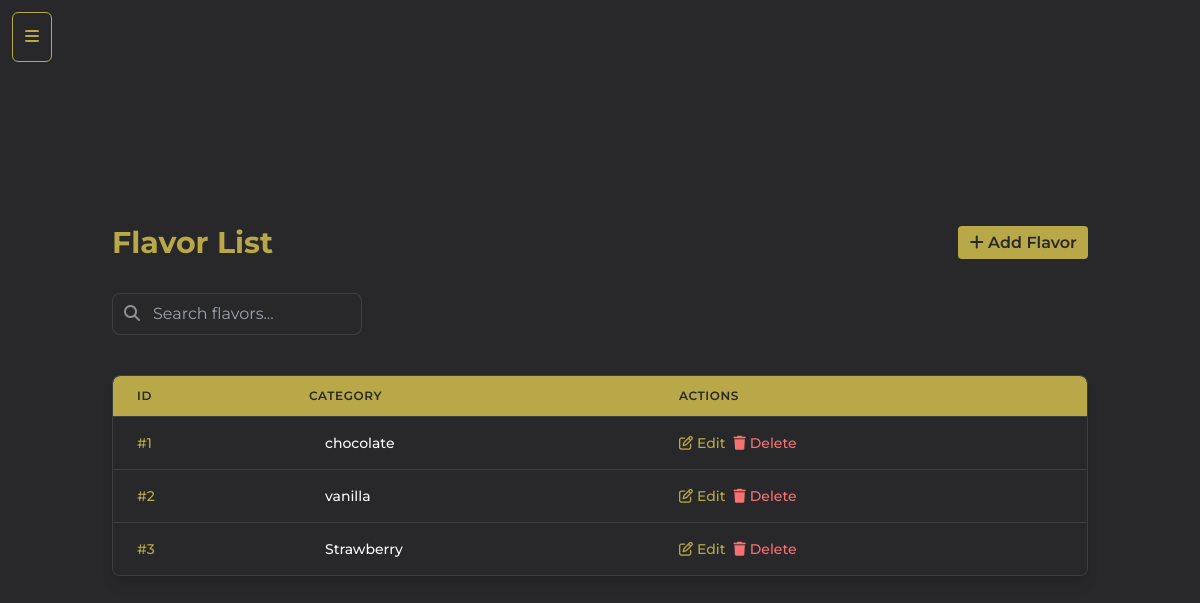
/useradmin/flavor/, run on the app's committed database.
### core/models.py (models this page shows, shortened)
class Flavor(models.Model):
    name = models.CharField(max_length=50)

### useradmin/views.py (the view)
# urls.py: path('flavor/', views.admin_flavors_view, name='flavor'),
def admin_flavors_view(request):
    all_flavors = Flavor.objects.all()
    if 'q' in request.GET:
        query = request.GET.get('q')
        search_mode = bool(query)
        flavors = Flavor.objects.filter(name__icontains=query)
    else:
        search_mode = False
        flavors = Flavor.objects.all()
    context = {
        'flavors': flavors,
        'search_mode': search_mode,
        'all_flavors': all_flavors,
    }
    return render(request, 'useradmin/flavors.html', context)

### core/context_processors.py (called while the page is built)
def price_range_context(request):
    min_max_price = Product.objects.aggregate(Min('price'), Max('price'))
    return {
        'min_max_price': min_max_price,
      }

def cart_data(request):
    cart_data = request.session.get('cart_data_obj', {})
    return {'cart_data': cart_data}

### templates/useradmin/flavors.html (shortened to what this page needs)
{% extends "useradmin/base-sidebar.html" %}
{% load static %}
{% block content %}
<body class="bg-dark">
    <div class="container mx-auto p-4 md:p-6">
        <div class="flex flex-col md:flex-row justify-between items-start md:items-center gap-4 mb-6 md:mb-8">
            <div class="w-full md:w-auto">
                <h1 class="text-2xl md:text-3xl font-bold text-gold">Flavor List</h1>
            </div>
            <a href="{% url 'useradmin:add-flavor' %}" class="btn">
                  <i class="fa-solid fa-plus"></i> Add Flavor
            </a>
        </div>
        <div class="w-full flex mb-4 ">
            <div class="flex justify-between relative flex-grow">
                <div class="mb-6 flex flex-col md:flex-row gap-4">
                    <form method="GET" class="flex-grow">
                        <div class="relative">
                            <input type="text" name="q" value="{{ request.GET.q }}" placeholder="Search flavors..."
                                class="pl-10 pr-4 py-2 rounded-lg bg-dark border border-white/10 text-light focus:outline-none focus:ring-2 focus:ring-gold focus:border-transparent">
                            <i class="fas fa-search absolute left-3 top-3 text-light/50"></i>
                        </div>
                    </form>
                </div>
            </div>
        </div>
        <div class="bg-dark rounded-lg shadow-lg overflow-hidden border border-white/10">
            <div class="overflow-x-auto">
                <table class="min-w-full divide-y divide-white/10">
                    <thead class="bg-gold backdrop-blur border-b border-white/10">
                        <tr class="text-dark text-xs">
                            <th class="px-4 py-3 md:px-6 md:py-3 text-left font-semibold uppercase tracking-wider">ID</th>
                            <th class="px-4 py-3 md:px-6 md:py-3 text-left font-semibold uppercase tracking-wider">Category</th>
                            <th class="px-4 py-3 md:px-6 md:py-3 text-left font-semibold uppercase tracking-wider">Actions</th>
                        </tr>
                    </thead>
                    <tbody class="bg-dark divide-y divide-white/10">
                        {% for f in flavors %}
                        <tr class="products hover:bg-white/5 transition-colors duration-150">
                            <td class="px-4 py-4 md:px-6 md:py-4 whitespace-nowrap text-sm font-medium text-gold">#{{f.id}}</td>
                            <td class="px-4 py-4 md:px-6 md:py-4">
                                <div class="flex items-center">
                                    <div class="ml-3 md:ml-4">
                                        <div class="text-sm font-medium text-light">{{f.name}}</div>
                                    </div>
                                </div>
                            </td>
                            <td class="px-4 py-4 md:px-6 md:py-4 whitespace-nowrap text-sm font-medium flex items-center gap-2">
                                <a href="{% url 'useradmin:edit-flavor' f.id %}" class="text-gold hover:text-gold/80 hover:underline flex items-center gap-1">
                                    <i class="fa-regular fa-pen-to-square"></i> Edit
                                </a>
                                <a href="{% url 'useradmin:delete-flavor' f.id %}" class="text-red-400 hover:text-red-300 hover:underline flex items-center gap-1">
                                    <i class="fa-solid fa-trash"></i> Delete
                                </a>
                            </td>
                        </tr>
                        {% endfor %}
                    </tbody>
                </table>
            </div>
        </div>
    </div>
</body>
</html>
{% endblock content %}

### static/assets/css/global.css (style rules this page uses)
.flex { display: flex; align-items: center; }
* { margin: 0; padding: 0; }
html { font-family: "Montserrat", serif !important; box-sizing: border-box; scrollbar-color: #b9a848 #28282B; scroll-behavior: smooth; }
*, *:before, *:after { box-sizing: inherit; }
a,button { cursor: pointer; display: inline-block; }
.btn { background-color: #b9a848; color: #28282B; font-size: 1rem; font-weight: 600; padding-left: 0.7rem; padding-right: 0.7rem; padding-top: 0.30rem; padding-bottom: 0.30rem; border-radius: 0.25rem; }

### data on the page
Flavor: id "1", name "chocolate"
Flavor: id "2", name "vanilla"
Flavor: id "3", name "Strawberry"
